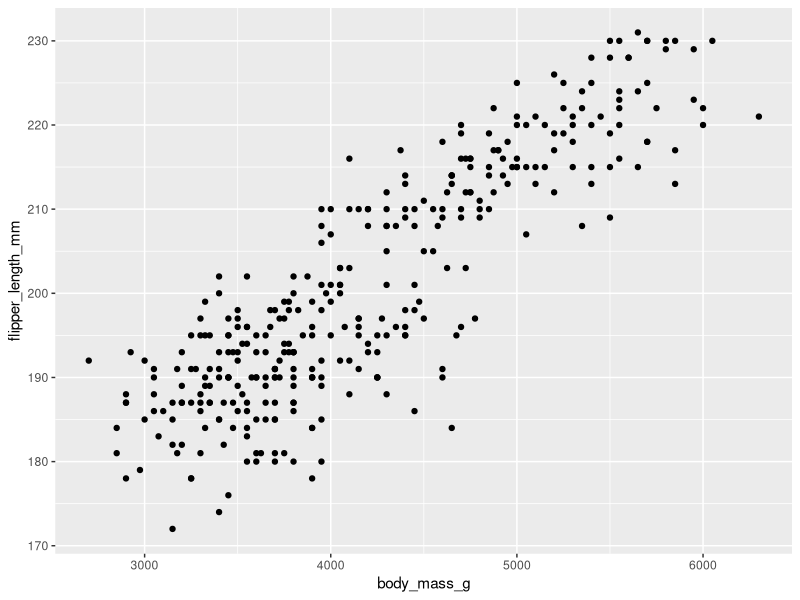
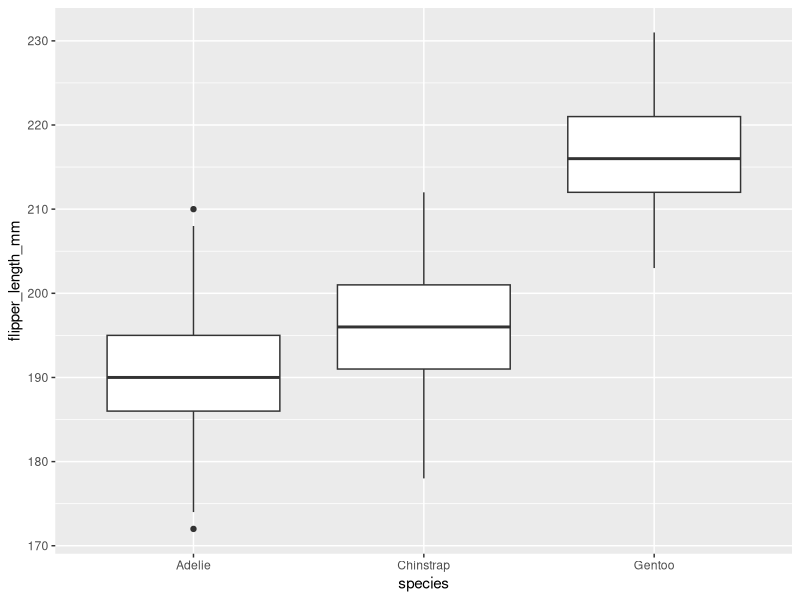

Write R code to recreate these figures, in order.
## ---- chunk 1
library(lme4)
library(tidyverse)
# install.packages("palmerpenguins") # install if needed
library(palmerpenguins)
library(ggplot2)
## ---- chunk 2
penguins <- penguins

summary(penguins) 

skimpen <-  skimr::skim(penguins)
view(skimpen)
## ---- chunk 3

ggplot(penguins, aes(x = body_mass_g , y = flipper_length_mm)) +
  geom_point() 

ggplot(penguins, aes(x = species , y = flipper_length_mm)) +
  geom_boxplot() 
## ---- chunk 4
m1 <- lm(flipper_length_mm ~ body_mass_g, data = penguins)
summary(m1)
## ---- chunk 5
m2 <- lm(flipper_length_mm ~ body_mass_g + bill_length_mm, data = penguins)
summary(m2)

## ---- chunk 6
m3 <- lm(flipper_length_mm ~ body_mass_g:bill_length_mm, data = penguins)
summary(m3)

## ---- chunk 7
anova(m2,m3)

## ---- chunk 8
m4 <- lm(body_mass_g ~ island , data = penguins)
summary(m4)

## ---- chunk 9
penguins$island <- relevel(penguins$island, ref = "Dream") 

## ---- chunk 10
m4 <- lm(body_mass_g ~ island , data = penguins)
summary(m4)
## ---- chunk 11

m5 <- glm(sex ~ species, data = penguins, family = binomial)
summary(m5)
## ---- chunk 12
###to do 3/8
